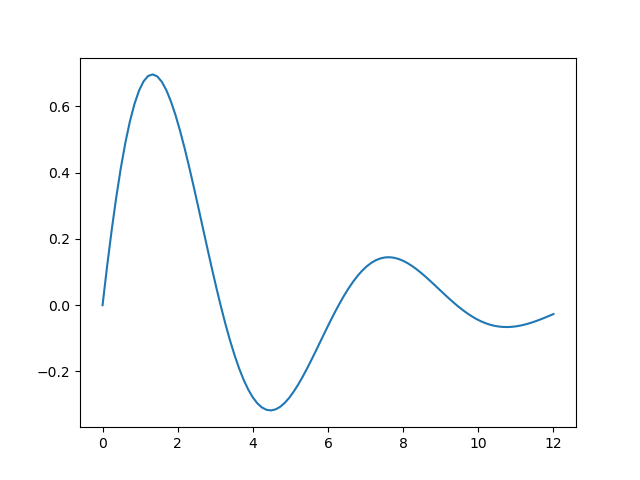

The Python source for this figure:
# Author:  Martin McBride
# Created: 2022-06-10
# Copyright (C) 2022, Martin McBride
# License: MIT

from matplotlib import pyplot as plt
import numpy as np

xa = np.linspace(0, 12, 100)
ya = np.sin(xa)*np.exp(-xa/4)

plt.plot(xa, ya)
plt.savefig("numpy-function.png")
plt.show()
